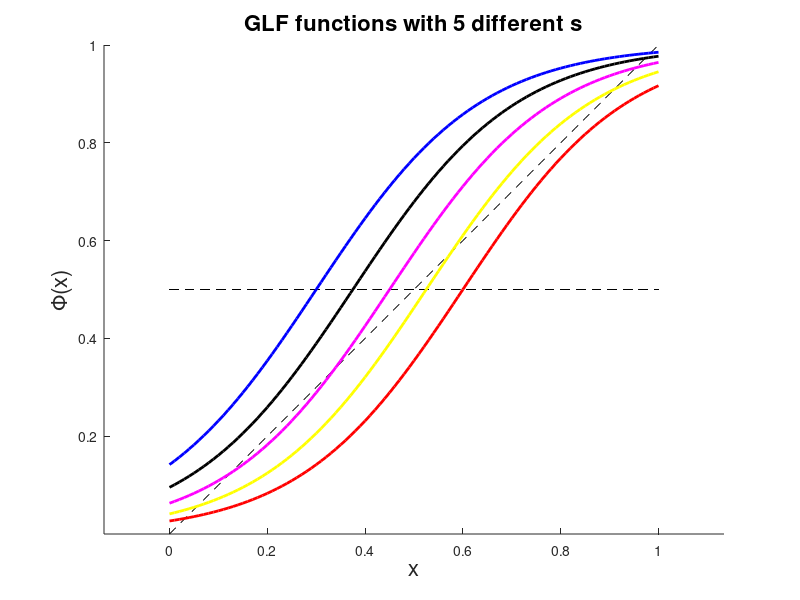
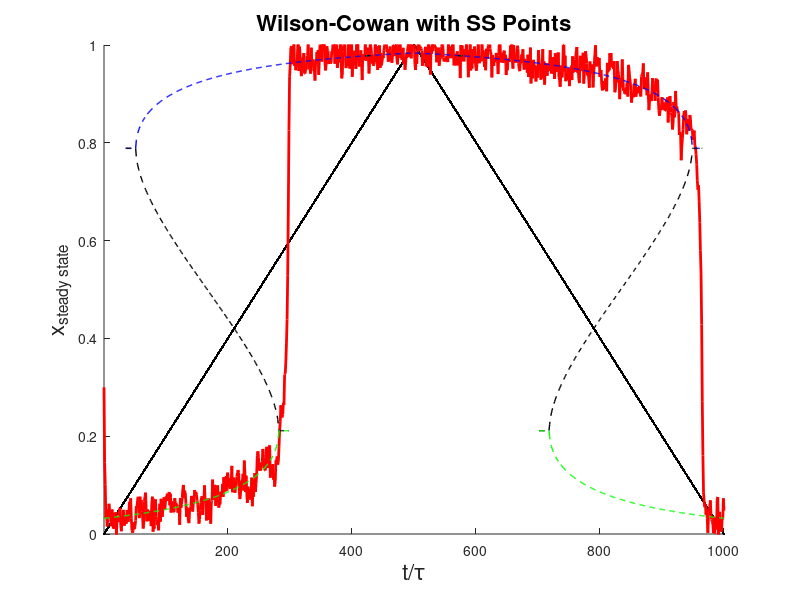
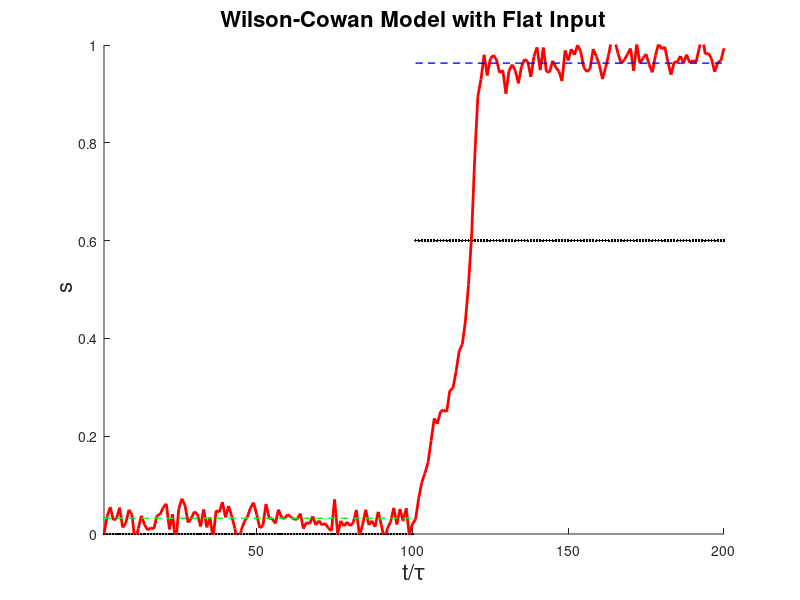
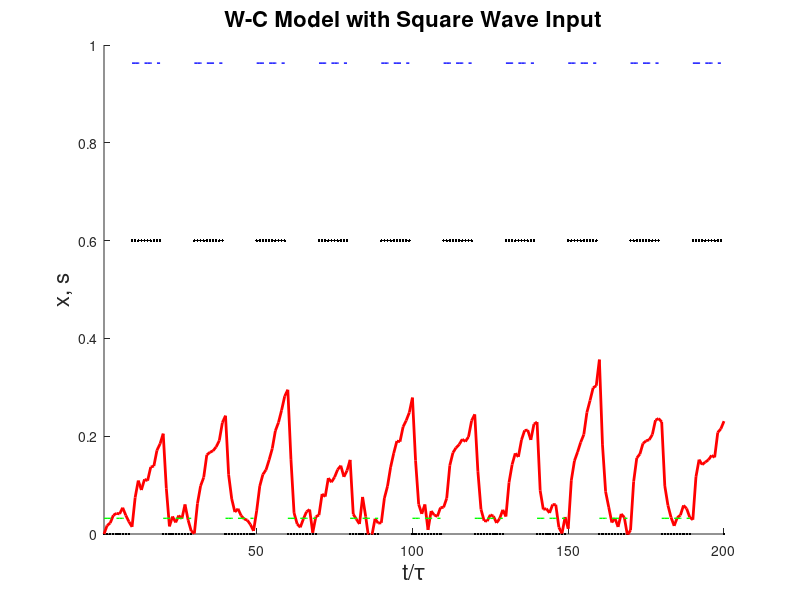

These charts were generated, in order, by the following MATLAB code:
function WilsonCowan
clear all;

DT=0.01;
TAU=0.01;
SIGMA=0.02;

%%%% set different s values and observe GLF

params.NU=1;
params.BETA=6;
params.ALPHA0=3.6;
params.ALPHA1=1.8;

x=0:.01:1;
s=linspace(0,1,5);

figure(1);
clf;
hold on
plot(x,0.5*ones(numel(x)),'k--');
plot(x,x,'k--');

clr='rymkb';
for i=1:numel(s)
   plot(x,GLFview(x,s(i), params),clr(i),'linewidth',2);
end

axis 'equal';
title('GLF functions with 5 different s', 'Fontsize',16)
xlabel( 'x', 'FontSize', 16);
ylabel( '\Phi(x)', 'FontSize', 16);

hold off


%%%% ramp input

x0=0.3;
Tend=5;
n_step=Tend/DT;

st=[linspace(0,1,n_step) linspace(1,0,n_step)];
tt = DT * (1:numel(st)) / TAU;
xt =WilCow( st, x0, DT, TAU, SIGMA );

figure(2);
clf;
hold on
plot(tt,st, 'k.', 'LineWidth',1);
plot(tt,xt,'r', 'LineWidth',2);

[yss_hi, yss_mid, yss_lo] = WilCowSS( st );
plot( tt, yss_hi, 'b--', 'LineWidth', 1 );
plot( tt, yss_mid, 'k--', 'LineWidth', 1 );
plot( tt, yss_lo, 'g--', 'LineWidth', 1 );

title( 'Wilson-Cowan with SS Points', 'FontSize', 16);
axis([tt(1) tt(end) 0 1]);
xlabel( 't/\tau', 'FontSize', 16);
ylabel( 'x_{steady state}', 'FontSize', 16);
hold off


%%%%%%%% flat input

x0=0;
s0=0;
s1=0.6;

Tend=1;
nstep=Tend/DT;

st=[s0*ones(1,nstep) s1*ones(1,nstep)];

tt=DT * (1:numel(st))/TAU;
xt=WilCow(st,x0,DT,TAU,SIGMA);

figure(3);
clf;
hold on
plot(tt,st,'k.','LineWidth',1);
plot(tt,xt,'r','LineWidth',2);


[yss_hi, yss_mid, yss_lo] = WilCowSS( st );
plot( tt, yss_hi, 'b--', 'LineWidth', 1 );
plot( tt, yss_mid, 'k--', 'LineWidth', 1 );
plot( tt, yss_lo, 'g--', 'LineWidth', 1 );

axis([tt(1) tt(end) 0 1]);
xlabel( 't/\tau', 'FontSize', 16);
ylabel( ' s', 'FontSize', 16);
title('Wilson-Cowan Model with Flat Input','FontSize',16);

hold off





%%%%%square wave input

x0=0;
s0=0;
s1=0.6;

Tend=1;
nstep=Tend/DT;
istep=10*TAU/DT;

st=s0*ones(1,2*nstep);

for i=1:numel(st)
    if mod( floor (i/istep), 2 )==1
        st(i)=s1;
    end
end

tt=DT * (1:numel(st))/TAU;
xt=WilCow(st,x0,DT,TAU,SIGMA);

figure(4);
clf;
hold on
plot(tt,st,'k.','LineWidth',1);
plot(tt,xt,'r','LineWidth',2);

[yss_hi, yss_mid, yss_lo] = WilCowSS( st );
plot( tt, yss_hi, 'b--', 'LineWidth', 1 );
plot( tt, yss_mid, 'k--', 'LineWidth', 1 );
plot( tt, yss_lo, 'g--', 'LineWidth', 1 );

axis([tt(1) tt(end) 0 1]);
xlabel( 't/\tau', 'FontSize', 16);
ylabel( 'x, s', 'FontSize', 16);
title('W-C Model with Square Wave Input','FontSize',16);
hold off


return;


function y=GLFview(x,s, params)

params.NU=1;
params.BETA=6;
params.ALPHA0=3.6;
params.ALPHA1=1.8;

% make alpha depended on input s
alpha=params.ALPHA0 + (params.ALPHA1 - params.ALPHA0)*s;

% now express GLF function
y=(1+exp(-params.BETA*x+alpha)).^(-1/params.NU);

return;

function u=WilCow(st,x0,dt,TAU,SIGMA)
% Wilson-Cowan Model, numerical integ. to solve u

dt=dt/TAU;
u=zeros(1,numel(st));
u(1)=x0;
nt = SIGMA * sqrt(dt) * normrnd(0,1,size(st));

for i=2:numel(st)
    du= dt * (-u(i-1) + GLFview ( u(i-1), st(i-1) ) ) + nt(i-1);
    u(i)=u(i-1)+du;
end

return;

function yzero=GLFviewSS(xss, s)
% define a zero equivalent function for stead. st. point calculation
params.NU=1;
params.BETA=6;
params.ALPHA0=3.6;
params.ALPHA1=1.8;
% when GLF intersects with x=y : 
yzero= GLFview(xss,s,params)-xss; 
return;


function [yss_hi, yss_mid, yss_lo]=WilCowSS(st)

    yss_hi = nan(size(st));   %%last ss point of one GLF (sigmoid)
    yss_lo = nan(size(st));   %%first ss point of one GLF (sigmoid)
    yss_mid = nan(size(st));  %%intm. ss point of one GLF (sigmoid)

    params.NU=1;
    params.BETA=6;
    params.ALPHA0=3.6;
    params.ALPHA1=1.8;
    
  for i=1:numel(st)
    xss=fsolve(@(x) GLFviewSS(x, st(i)), [0.01 0.5 0.99],optimset('Display','off'));
    yss=GLFview(xss, st(i), params);
    
    if abs(yss(1)-xss(1)) < 0.01    
        yss_lo(i) = yss(1);
    end
    if abs(yss(2)-xss(2)) < 0.01       
        yss_mid(i) = yss(2);
    end
    if abs(yss(3)-xss(3)) < 0.01   
        yss_hi(i) = yss(3);
    end   
    


  end
return;


